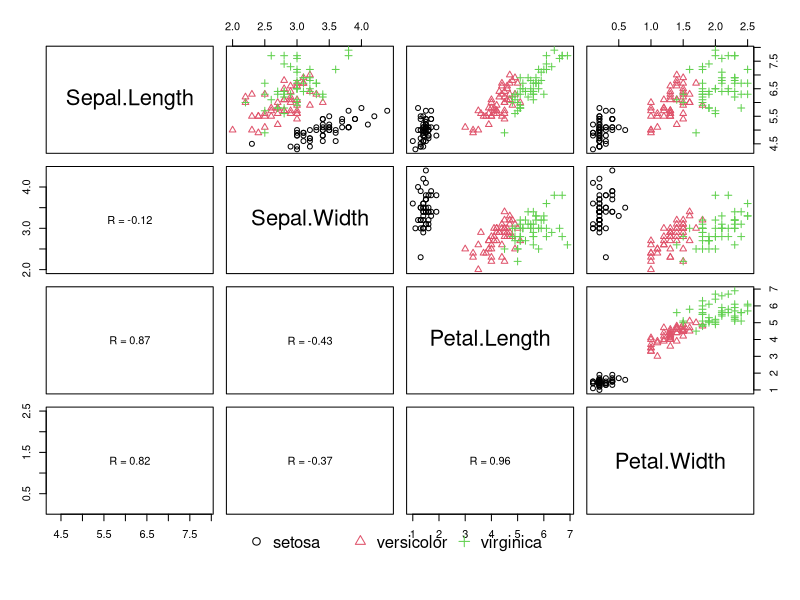

Write the R code that produced this figure.
# Scatterplot matrix of the iris measurements, colored by species, with correlations in the lower panels.
panel_cor <- function(x, y, ...) {
  usr <- par("usr"); on.exit(par(usr = usr))
  par(usr = c(0, 1, 0, 1))
  text(0.5, 0.5, sprintf("R = %.2f", cor(x, y)))
}
species <- as.integer(iris$Species)       # one color and symbol per observation, by species
pairs(iris[, 1:4], col = species, pch = c(1, 2, 3)[species],
      lower.panel = panel_cor, oma = c(6, 3, 3, 3))
par(xpd = TRUE)                           # allow the legend outside the plot region
legend("bottom", horiz = TRUE, bty = "n", col = 1:3, pch = 1:3, legend = levels(iris$Species))
